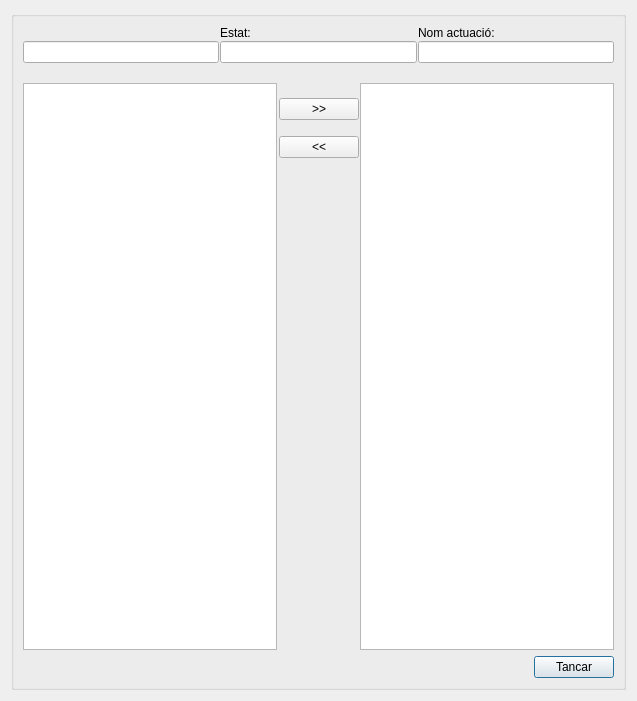
<?xml version="1.0" encoding="UTF-8"?>
<ui version="4.0">
 <class>list_items</class>
 <widget class="QDialog" name="list_items">
  <property name="geometry">
   <rect>
    <x>0</x>
    <y>0</y>
    <width>637</width>
    <height>701</height>
   </rect>
  </property>
  <property name="sizePolicy">
   <sizepolicy hsizetype="Fixed" vsizetype="Preferred">
    <horstretch>0</horstretch>
    <verstretch>0</verstretch>
   </sizepolicy>
  </property>
  <property name="windowTitle">
   <string>Psector selector</string>
  </property>
  <layout class="QVBoxLayout" name="verticalLayout">
   <item>
    <widget class="QGroupBox" name="groupBox">
     <property name="title">
      <string/>
     </property>
     <layout class="QGridLayout" name="verticalLayout_3">
      <item row="4" column="0" colspan="2">
       <layout class="QHBoxLayout" name="horizontalLayout_2">
        <property name="sizeConstraint">
         <enum>QLayout::SetMinAndMaxSize</enum>
        </property>
        <item>
         <spacer name="horizontalSpacer_2">
          <property name="orientation">
           <enum>Qt::Horizontal</enum>
          </property>
          <property name="sizeHint" stdset="0">
           <size>
            <width>40</width>
            <height>20</height>
           </size>
          </property>
         </spacer>
        </item>
        <item alignment="Qt::AlignRight">
         <widget class="QPushButton" name="btn_ok">
          <property name="sizePolicy">
           <sizepolicy hsizetype="Fixed" vsizetype="Fixed">
            <horstretch>0</horstretch>
            <verstretch>0</verstretch>
           </sizepolicy>
          </property>
          <property name="text">
           <string>Tancar</string>
          </property>
         </widget>
        </item>
       </layout>
      </item>
      <item row="1" column="0" colspan="2">
       <layout class="QGridLayout" name="gridLayout_3">
        <property name="sizeConstraint">
         <enum>QLayout::SetNoConstraint</enum>
        </property>
        <property name="spacing">
         <number>1</number>
        </property>
        <item row="2" column="1">
         <widget class="QLabel" name="lbl_unselected">
          <property name="font">
           <font>
            <pointsize>8</pointsize>
            <weight>75</weight>
            <bold>true</bold>
           </font>
          </property>
          <property name="text">
           <string/>
          </property>
         </widget>
        </item>
        <item row="2" column="4">
         <widget class="QLabel" name="lbl_selected">
          <property name="font">
           <font>
            <pointsize>8</pointsize>
            <weight>75</weight>
            <bold>true</bold>
           </font>
          </property>
          <property name="text">
           <string/>
          </property>
         </widget>
        </item>
        <item row="3" column="4">
         <widget class="QTableView" name="selected_rows"/>
        </item>
        <item row="0" column="1" colspan="4">
         <layout class="QGridLayout" name="gridLayout_2">
          <item row="0" column="1">
           <widget class="QLabel" name="label_3">
            <property name="text">
             <string>Estat:</string>
            </property>
           </widget>
          </item>
          <item row="0" column="0">
           <widget class="QLabel" name="lbl_filter">
            <property name="text">
             <string/>
            </property>
           </widget>
          </item>
          <item row="1" column="0">
           <widget class="QLineEdit" name="txt_name">
            <property name="maximumSize">
             <size>
              <width>256</width>
              <height>16777215</height>
             </size>
            </property>
           </widget>
          </item>
          <item row="0" column="2">
           <widget class="QLabel" name="label_4">
            <property name="text">
             <string>Nom actuació:</string>
            </property>
           </widget>
          </item>
          <item row="1" column="1">
           <widget class="QLineEdit" name="txt_status_filter"/>
          </item>
          <item row="1" column="2">
           <widget class="QLineEdit" name="txt_wotype_filter"/>
          </item>
         </layout>
        </item>
        <item row="3" column="1">
         <widget class="QTableView" name="all_rows"/>
        </item>
        <item row="3" column="3">
         <layout class="QGridLayout" name="gridLayout">
          <item row="5" column="1">
           <widget class="QPushButton" name="btn_unselect">
            <property name="text">
             <string>&lt;&lt;</string>
            </property>
           </widget>
          </item>
          <item row="6" column="1">
           <spacer name="verticalSpacer">
            <property name="orientation">
             <enum>Qt::Vertical</enum>
            </property>
            <property name="sizeHint" stdset="0">
             <size>
              <width>20</width>
              <height>40</height>
             </size>
            </property>
           </spacer>
          </item>
          <item row="1" column="1">
           <widget class="QPushButton" name="btn_select">
            <property name="text">
             <string>&gt;&gt;</string>
            </property>
           </widget>
          </item>
          <item row="0" column="1">
           <widget class="QLabel" name="label">
            <property name="text">
             <string/>
            </property>
           </widget>
          </item>
          <item row="4" column="1">
           <layout class="QHBoxLayout" name="horizontalLayout_7"/>
          </item>
          <item row="2" column="1">
           <layout class="QHBoxLayout" name="horizontalLayout_8"/>
          </item>
          <item row="3" column="1">
           <widget class="QLabel" name="label_2">
            <property name="text">
             <string/>
            </property>
           </widget>
          </item>
         </layout>
        </item>
        <item row="2" column="3">
         <widget class="QLabel" name="no_label_3">
          <property name="font">
           <font>
            <pointsize>12</pointsize>
           </font>
          </property>
          <property name="text">
           <string/>
          </property>
         </widget>
        </item>
       </layout>
      </item>
     </layout>
    </widget>
   </item>
  </layout>
 </widget>
 <resources/>
 <connections/>
</ui>
